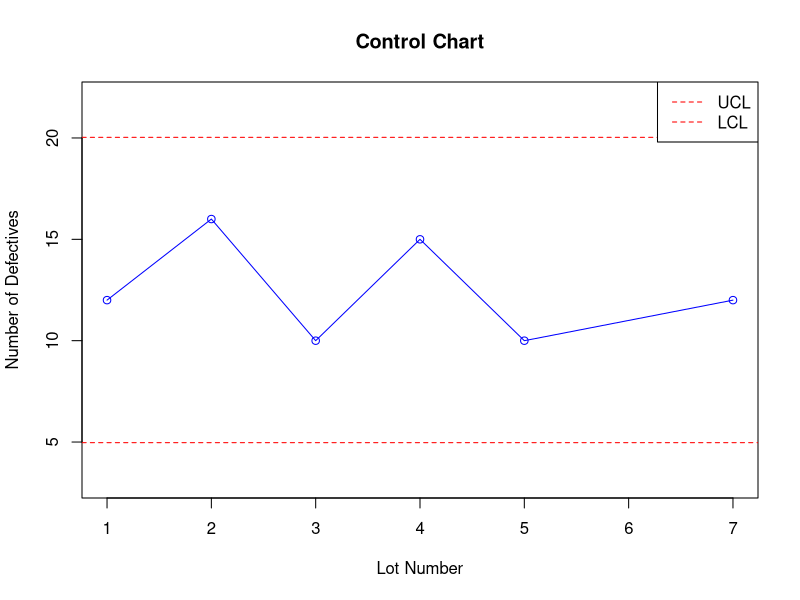

Generate this figure with R:
# Given data
lot_number <- c(1, 2, 3, 4, 5, 6, 7)
number_of_defectives <- c(12, 16, 10, 15, 10, NA, 12)

# Remove NA from the data
data <- data.frame(lot_number, number_of_defectives)
data <- na.omit(data)

# Calculate mean and standard deviation
n <- nrow(data)
mean_defectives <- mean(data$number_of_defectives)
sigma_defectives <- sd(data$number_of_defectives)

# Calculate control limits
UCL <- mean_defectives + 3 * sigma_defectives
LCL <- mean_defectives - 3 * sigma_defectives

# Plot the control chart
plot(data$lot_number, data$number_of_defectives, type = "o",
     ylim = c(3, 22),
     xlab = "Lot Number", ylab = "Number of Defectives",
     main = "Control Chart",
     col = "blue")
abline(h = c(UCL, LCL), col = "red", lty = 2)
legend("topright", legend = c("UCL", "LCL"), col = "red", lty = 2)

# Find the value of k
k <- seq(5, 18, by = 1)
for (i in k) {
   temp_data <- data.frame(lot_number = c(1, 2, 3, 4, 5, 7),
                           number_of_defectives = c(12, 16, 10, 15, 10, i))
   temp_mean <- mean(temp_data$number_of_defectives)
   temp_sigma <- sd(temp_data$number_of_defectives)
   if (temp_mean - 3 * temp_sigma >= LCL && temp_mean + 3 * temp_sigma <= UCL) {
      print(paste("The value of k that makes the process under control is:", i))
      break
   }
}
